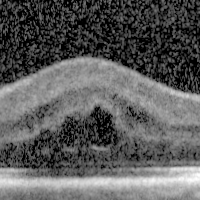
%> input picture im/mh.tif, 200 x 200 px
$ octave --eval "result = imfillmh(imread('../im/mh.tif'));"   (GNU Octave 9; MATLAB toolbox functions it lacks are replaced by stand-ins)
%> lines starting %> are read from the running program, lines starting %| are printed output that depends on the picture; in (x1, y1, x2, y2) boxes, pixels count from 0 and x2, y2 are one past the last pixel; in counts of white or black regions, pixels touching at a corner belong together; the program's own positions count from 1
function im = imfillmh(im)
%% filter
    cc = bwconncomp(im);
%> cc = 6 connected components
    im = bwareaopen(im, max(cellfun(@length, cc.PixelIdxList)));
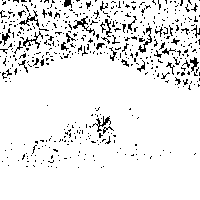
%> im: size 200x200 logical; 92% white; black in thin lines or dots, all inside (x1, y1, x2, y2) = (0, 0, 200, 168)
    cc = bwconncomp(~im);
%> cc = 493 connected components
    im = ~bwareaopen(~im, max(cellfun(@length, cc.PixelIdxList)));
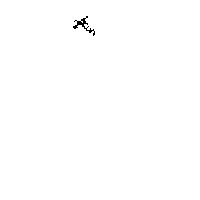
%> im: size 200x200 logical; 99.7% white; black in thin lines or dots, all inside (x1, y1, x2, y2) = (73, 16, 95, 36)
end
